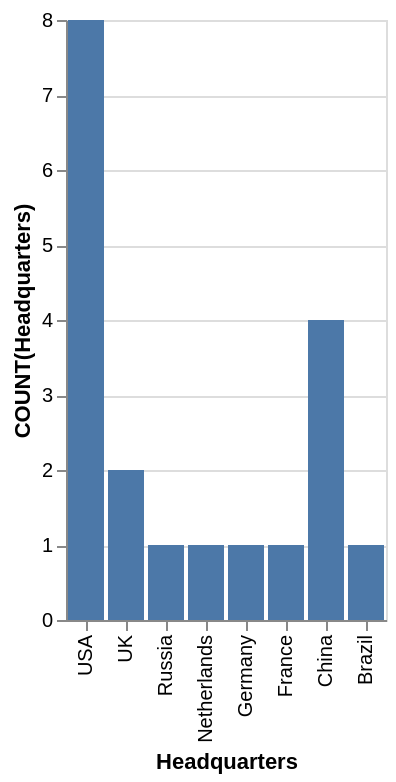

Write a Vega-Lite specification for this figure.
### Vega-Lite specification from a JSON file in a GitHub repository (floating-point values rounded to 4 significant figures)
{"data": {"values": [{"x_data": "USA", "y_data": 8}, {"x_data": "UK", "y_data": 2}, {"x_data": "Russia", "y_data": 1}, {"x_data": "Netherlands", "y_data": 1}, {"x_data": "Germany", "y_data": 1}, {"x_data": "France", "y_data": 1}, {"x_data": "China", "y_data": 4}, {"x_data": "Brazil", "y_data": 1}]}, "mark": "bar", "encoding": {"x": {"field": "x_data", "type": "nominal", "title": "Headquarters", "sort": "descending"}, "y": {"field": "y_data", "type": "quantitative", "title": "COUNT(Headquarters)"}}}
